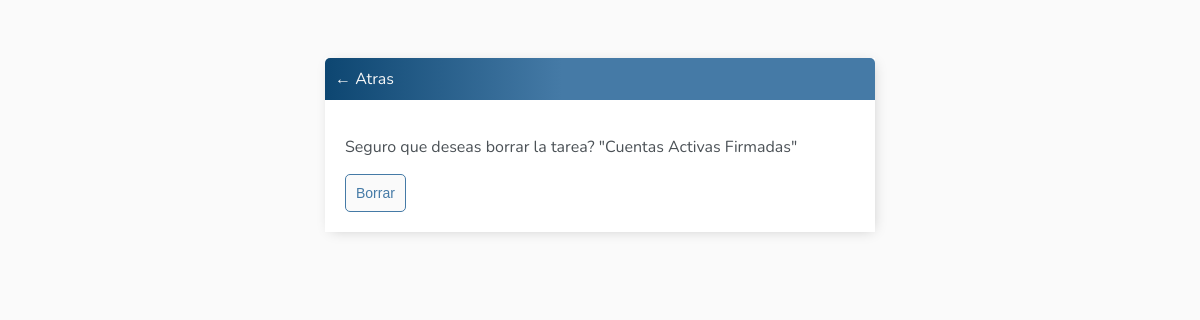
Before: /eliminar-tarea/8/ (signed in) with the older database file.
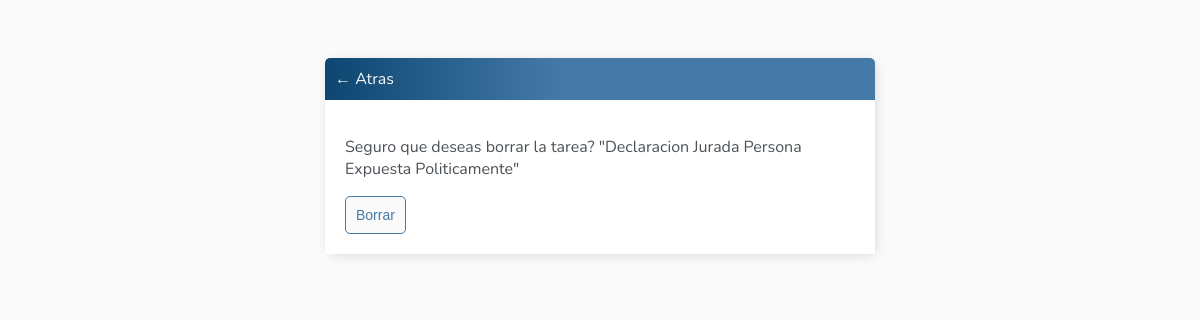
After: the same page with the newer database file.
### tareas/models.py (models this page shows, shortened)
class Tareas(models.Model):
    user = models.ForeignKey(User, on_delete=models.CASCADE,null=True,blank=True)
    titulo = models.CharField(max_length=200)
    descripcion = models.TextField(null=True,blank=True)
    descarga = models.URLField(null=True,blank=True)
    adjunto = models.FileField(blank=True,null=True,upload_to=save_path)
    completo = models.BooleanField(default=False)
    creado = models.DateField(auto_now_add=True)
    pv = models.ForeignKey(Preventa, on_delete=models.CASCADE, null=True,blank=True)
    def __str__(self) -> str:
        return self.titulo
    class Meta:
        ordering = ['completo']
        verbose_name = 'tarea'
        verbose_name_plural = 'tareas'

### tareas/views.py (the view)
# urls.py: path('eliminar-tarea/<int:pk>/',EliminarTarea.as_view(),name='eliminar-tarea'),
class EliminarTarea(LoginRequiredMixin, DeleteView):
    model = Tareas
    context_object_name = 'tarea'
    success_url = reverse_lazy('tareas')

### tareas/templates/tareas/tareas_confirm_delete.html (shortened to what this page needs)
{% extends 'tareas/base.html' %}
{% block content %}
<div class="header-bar">
    <a href="{% url 'tareas' %}">&#8592; Atras</a>
</div>
<div class="card-body">
    <form method="POST">
        <p>Seguro que deseas borrar la tarea? "{{tarea}}"</p>
        <input class="button" type="submit" value="Borrar"/>
    </form>
</div>
{% endblock content %}

Changed rows visible on the page:
changed Tareas: titulo "Cuentas Activas Firmadas" → "Declaracion Jurada Persona Expuesta Politicamente"
